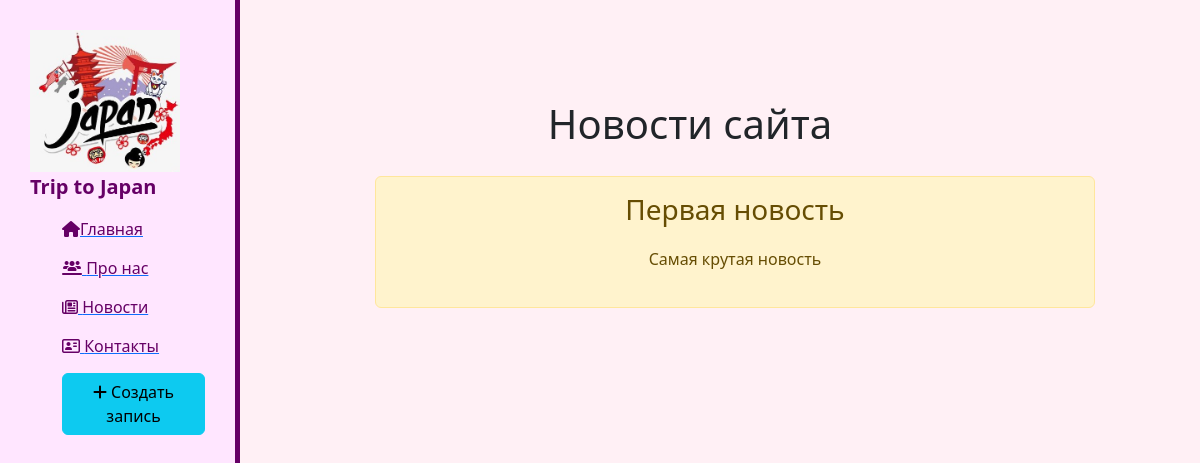
The page /news/ on the database as committed earlier.
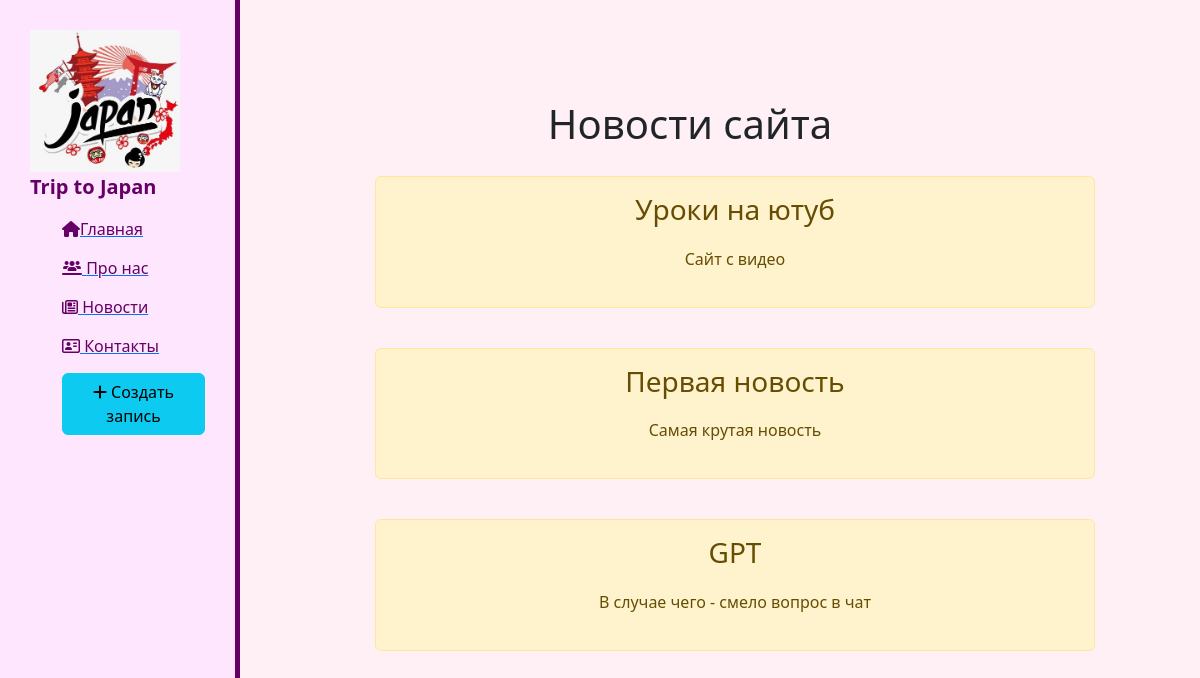
The same page on the database as committed later.
### news/models.py (models this page shows, shortened)
class Articles(models.Model):
    title = models.CharField('Название', max_length=50)
    anons = models.CharField('Анонс', max_length=250)
    full_text = models.TextField('Статья')
    date = models.DateField('Дата публикации')
    time = models.TimeField('Время публикации')
    class Meta:
        verbose_name = 'Новость'
        verbose_name_plural = 'Новости'

### news/views.py (the view)
# urls.py: path('', views.news_home, name='news_home'),
def news_home(request):
    news = Articles.objects.order_by('date')[:5]
    return render(request, 'news/news_home.html', {'news':news})

### news/templates/news/news_home.html (shortened to what this page needs)
{% extends 'main/layout.html' %}
{% block content %}
<div class="features">
    <h1> Новости сайта </h1>
    {% if news %}
        {% for el in news %}
            <div class="alert alert-warning">
                <h3>{{ el.title }}</h3>
                <p> {{ el.anons }} </p>
            </div>
        {% endfor %}
    {% else %}
        <p>Записи отсутствуют</p>
    {% endif %}
</div>
{% endblock %}

### main/templates/main/layout.html (shortened to what this page needs)
{% load static %}
<!doctype html>
<html lang="en">
<head>
    <link rel="stylesheet" href="https://cdn.jsdelivr.net/npm/bootstrap@5.3.2/dist/css/bootstrap.min.css">
    <link rel="stylesheet" href="{% static 'main/css/main.css'%}">
</head>
<body>
    <aside>
        <img src="{% static 'main/img/japan.jpg' %}" alt="Лого" >
        <span class="logo"> Trip to Japan</span>
        <ul>
            <a href="{% url 'home' %}"> <li><i class="fa-solid fa-house"></i>Главная</li> </a>
            <a href="{% url 'about' %}"> <li><i class="fa-solid fa-users-line"></i> Про нас</li> </a>
            <a href="{% url 'news_home' %}"> <li><i class="fa-regular fa-newspaper"></i> Новости </li> </a>
            <a href=""> <li> <i class="fa-regular fa-address-card"></i> Контакты</li> </a>
            <a href="{% url 'create' %}"> <li> <button class="btn btn-info"><i class="fa-solid fa-plus"></i> Создать запись </li></button> </a>
        </ul>
    </aside>
    <main>
    {% block content %}
    {% endblock %}
    </main>
</body>
</html>

### main/static/main/css/main.css (style rules this page uses)
body { background: #FFF0F5; }
aside { float: left; background: #ffe6ff; width: 20%; padding: 2.5%; height: 100vh; color: #660066; border-right: 5px solid }
aside img { width: 150px; float: left; }
aside .logo { font-size: 20px; font-weight: bold; position: center; }
aside ul { list-style: none }
aside ul li { color: #660066; display: block; margin-top: 15px; transition: transform .3s ease; }
main .features { float: left; margin-top: 100px; text-align: center; width: 75%; }
main .features h1 { front-size: 50px; text-align: center }
main .features p { max-width:400px; margin: 20px auto }
.alert-warning { float: left; clear: both; width: 80%; margin: 20px 15%; }

Rows that differ between the two databases and show on the page:
added Articles: title "Уроки на ютуб", anons "Сайт с видео"
added Articles: title "GPT", anons "В случае чего - смело вопрос в чат"
